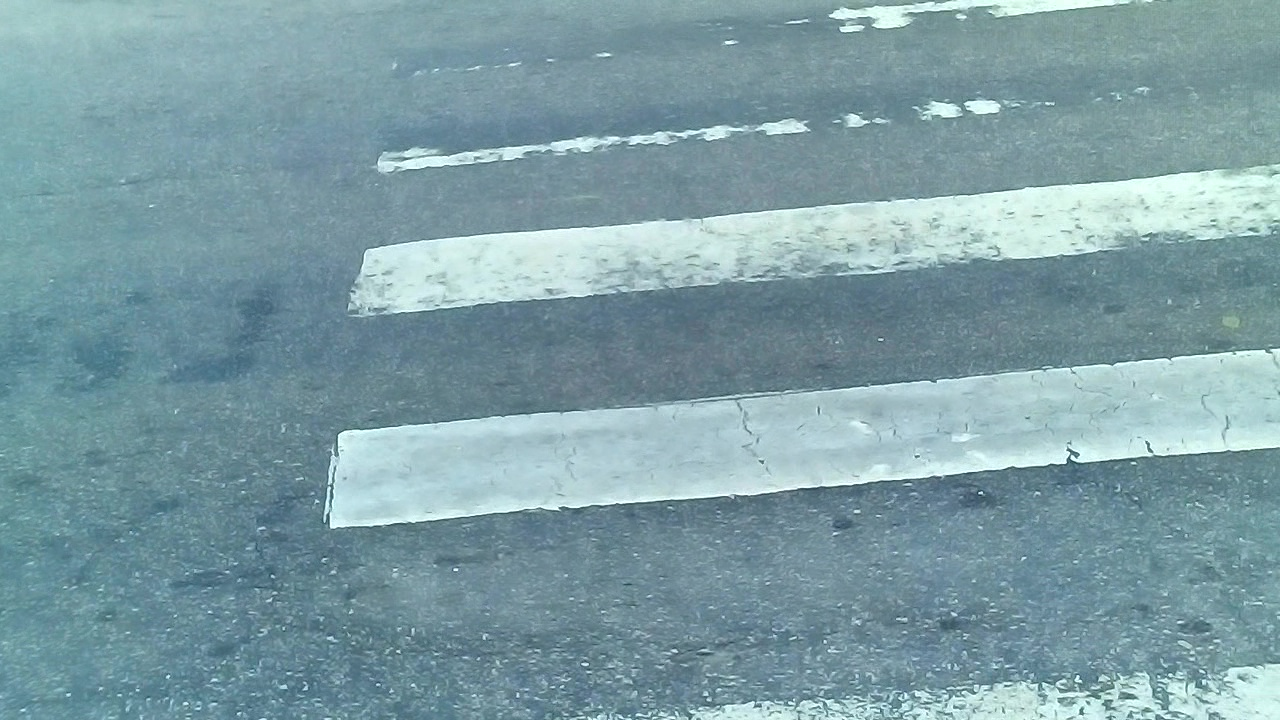
#> input picture dataset/samples/c1_p1_1.jpg, 1280 x 720 px
$ python -i image_processing.py   (imports and definitions only)
#> lines starting #> are read from the running program, lines starting #| are printed output that depends on the picture; after the words box and inside, x2 and y2 are one past the last pixel; in counts of white or black regions, pixels touching at a corner belong together
#> further down, picture is the input picture: shape (720, 1280, 3); mean B, G, R 165.3, 157.9, 125.8
"""
Digital Image Processing Module for BlindSpot
Implements classical computer vision techniques:
- Color space conversion (Grayscale)
- Gaussian smoothing and noise reduction
- Adaptive & Otsu thresholding
- Canny edge detection
- Morphological transformations (Opening, Closing, Directional kernels)
- Contour analysis & Stripe periodicity verification (Zebra patterns)
- Region of Interest (ROI) perspective filtering
- Approximate walkable road corridor visualization
"""

import cv2
import numpy as np
from typing import Dict, Tuple, List, Optional

# [5 lines left out: function preprocess_image, not called in this run]

def extract_road_roi(image_bgr: np.ndarray) -> Tuple[np.ndarray, np.ndarray]:
    """
    Extract trapezoidal Region of Interest (ROI) corresponding to the street surface ahead.
    Visually impaired pedestrians primarily navigate the lower-to-middle half of the visual field.
    """
    h, w = image_bgr.shape[:2]
    mask = np.zeros((h, w), dtype=np.uint8)

    # Trapezoid coordinates representing forward street perspective
    roi_corners = np.array([[
        (int(w * 0.10), h),
        (int(w * 0.35), int(h * 0.45)),
        (int(w * 0.65), int(h * 0.45)),
        (int(w * 0.90), h)
    ]], dtype=np.int32)

    cv2.fillPoly(mask, roi_corners, 255)
    roi_bgr = cv2.bitwise_and(image_bgr, image_bgr, mask=mask)
    return roi_bgr, mask

def run_image_processing_pipeline(image_bgr: np.ndarray) -> Dict[str, np.ndarray]:
    """
    Runs the complete multi-stage DIP pipeline and returns intermediate visual representations.
    Useful for educational demonstrations and pipeline verification in the course project.
    """
    h, w = image_bgr.shape[:2]

    # 1. Grayscale Conversion
    gray = cv2.cvtColor(image_bgr, cv2.COLOR_BGR2GRAY)

    # 2. Gaussian Blur (noise reduction while preserving stripe edges)
    blurred = cv2.GaussianBlur(gray, (5, 5), 1.4)

    # 3. Otsu's Thresholding (bimodal contrast between white stripes and dark asphalt)
    _, otsu_thresh = cv2.threshold(blurred, 0, 255, cv2.THRESH_BINARY + cv2.THRESH_OTSU)
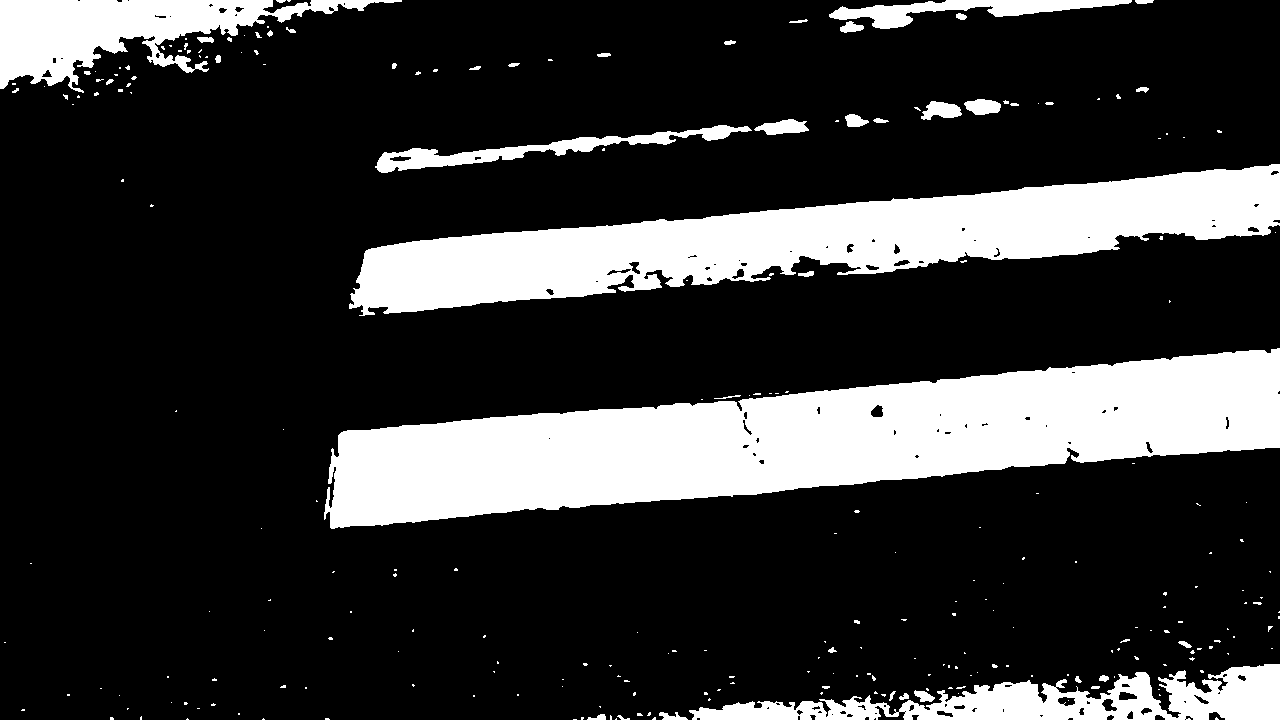
#> otsu_thresh: shape (720, 1280); 21% white; 254 white regions (206 under 20 px), largest, box (x1, y1, x2, y2) and area: (324, 348, 1280, 529) 90622, (349, 164, 1280, 316) 60134, (0, 0, 402, 93) 15168

    # 4. Adaptive Thresholding (robust against uneven shadows and street lighting)
    adaptive_thresh = cv2.adaptiveThreshold(
        blurred, 255, cv2.ADAPTIVE_THRESH_GAUSSIAN_C, cv2.THRESH_BINARY, 15, 3
    )
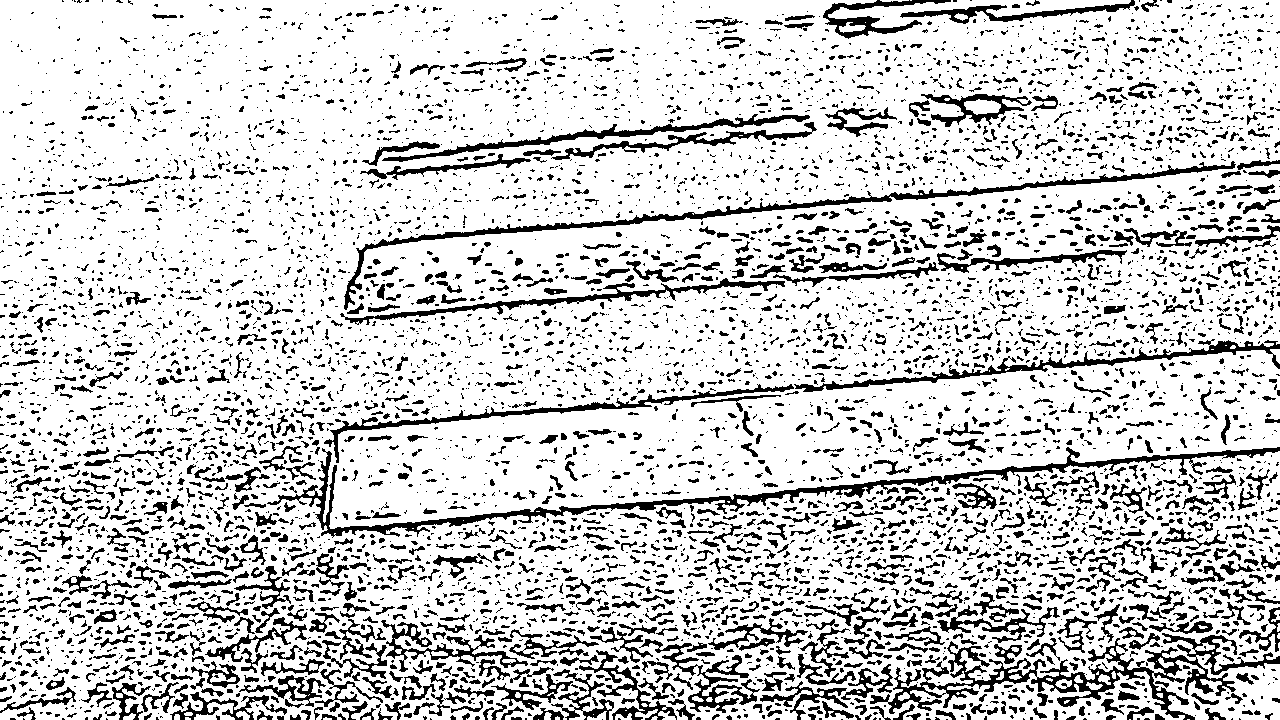
#> adaptive_thresh: shape (720, 1280); 81% white; 6810 black regions (5119 under 20 px), largest, box (x1, y1, x2, y2) and area: (870, 633, 1280, 720) 7330, (267, 447, 1280, 538) 6828, (344, 161, 1236, 310) 4768

    # 5. Canny Edge Detection (hysteresis thresholds)
    canny_edges = cv2.Canny(blurred, 50, 150)
#> canny_edges: shape (720, 1280); 2% white in thin lines or dots

    # 6. Morphological Operations
    # Rectangular kernel tailored to horizontal/perspective pedestrian crosswalk stripes
    kernel_horiz = cv2.getStructuringElement(cv2.MORPH_RECT, (9, 3))
    kernel_close = cv2.getStructuringElement(cv2.MORPH_RECT, (5, 5))

    # Morphological Close: bridge small gaps in stripes caused by asphalt wear
    morph_close = cv2.morphologyEx(otsu_thresh, cv2.MORPH_CLOSE, kernel_close)
#> morph_close: shape (720, 1280); 21.5% white; 188 white regions (152 under 20 px), largest, box (x1, y1, x2, y2) and area: (324, 348, 1280, 529) 91472, (349, 164, 1280, 316) 61320, (659, 664, 1280, 720) 17184
    # Morphological Open: remove salt-and-pepper noise and speckles
    morph_clean = cv2.morphologyEx(morph_close, cv2.MORPH_OPEN, kernel_horiz)
#> morph_clean: shape (720, 1280); 21.2% white; 22 white regions, largest, box (x1, y1, x2, y2) and area: (324, 349, 1280, 528) 91389, (349, 164, 1280, 315) 61093, (690, 664, 1280, 720) 16626

    # 7. ROI Masking on edges and morphological output
    _, roi_mask = extract_road_roi(image_bgr)
    canny_roi = cv2.bitwise_and(canny_edges, canny_edges, mask=roi_mask)
#> canny_roi: shape (720, 1280); 0.93% white in thin lines or dots, all inside (x1, y1, x2, y2) = (145, 385, 1151, 720)
    morph_roi = cv2.bitwise_and(morph_clean, morph_clean, mask=roi_mask)
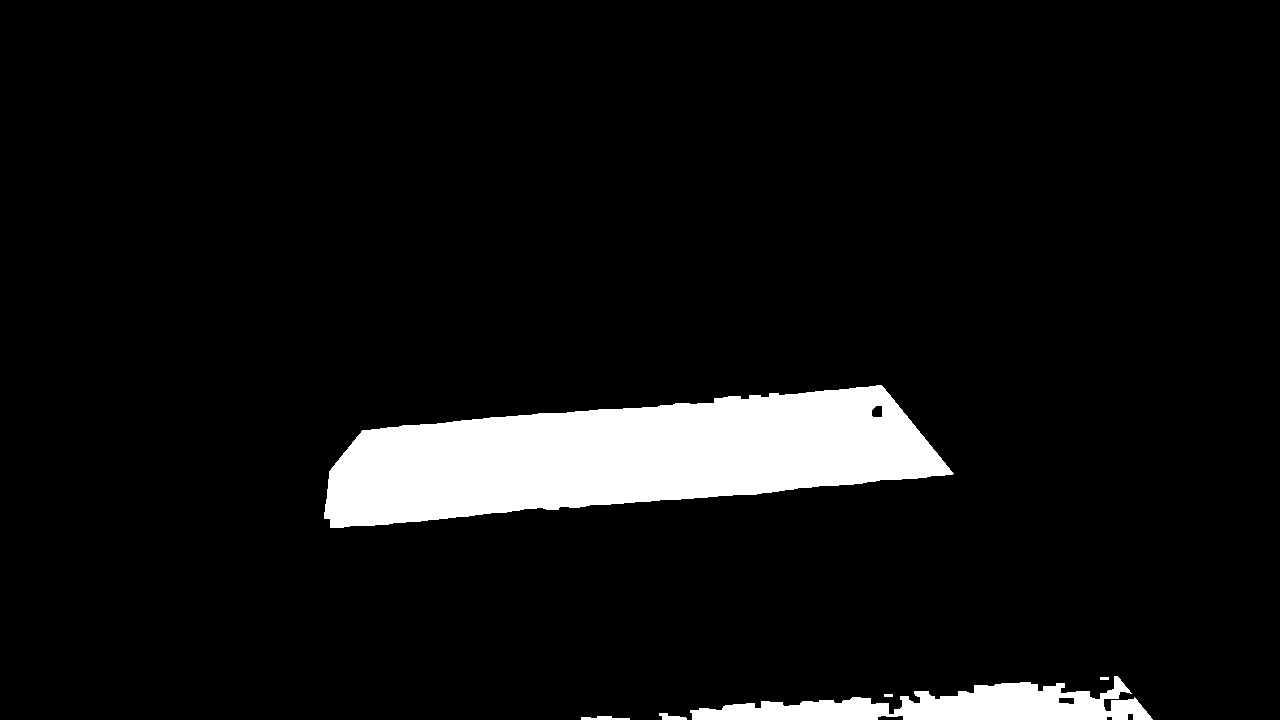
#> morph_roi: shape (720, 1280); 7.2% white; 6 white regions

    return {
        'original': image_bgr,
        'grayscale': gray,
        'blurred': blurred,
        'otsu_thresh': otsu_thresh,
        'adaptive_thresh': adaptive_thresh,
        'canny_edges': canny_edges,
        'canny_roi': canny_roi,
        'morph_clean': morph_clean,
        'morph_roi': morph_roi,
        'roi_mask': roi_mask
    }

def analyze_stripe_patterns(image_bgr: np.ndarray) -> Dict:
    """
    Classical Computer Vision Stripe Pattern Analysis:
    - Finds white rectangular stripe contours in the road region.
    - Measures bounding box aspect ratios, horizontal alignment, and periodicity.
    - Computes a heuristic stripe confidence score [0.0 - 1.0].
    """
    pipeline = run_image_processing_pipeline(image_bgr)
#> pipeline = 10 items
    morph_roi = pipeline['morph_roi']
    h, w = image_bgr.shape[:2]

    # Find contours from filtered binary ROI
    contours, _ = cv2.findContours(morph_roi, cv2.RETR_EXTERNAL, cv2.CHAIN_APPROX_SIMPLE)
#> contours = 6 contours, 2 with area under 20; largest, box (x1, y1, x2, y2) and area: (324, 385, 954, 528) 55422, (690, 676, 1153, 720) 9813, (659, 713, 687, 720) 87, (581, 716, 630, 720) 86

    candidate_stripes = []
    min_area = (h * w) * 0.0015  # min 0.15% of frame
    max_area = (h * w) * 0.12    # max 12% of frame

    annotated = image_bgr.copy()

    for cnt in contours:
        area = cv2.contourArea(cnt)
        if min_area < area < max_area:
            x, y, cw, ch = cv2.boundingRect(cnt)
            aspect_ratio = cw / float(ch + 1e-5)

            # Crosswalk stripes observed from perspective are generally wider than tall
            # or elongated rectangles in the bottom half of the image
            if 0.4 <= aspect_ratio <= 18.0 and y > int(h * 0.30):
                candidate_stripes.append({
                    'bbox': (x, y, cw, ch),
                    'area': area,
                    'center': (x + cw // 2, y + ch // 2),
                    'aspect_ratio': aspect_ratio
                })
                # Highlight candidate stripe
                cv2.rectangle(annotated, (x, y), (x + cw, y + ch), (0, 255, 255), 2)
#> this loop made 6 passes
#> (area, x, y, cw, ch, aspect_ratio) on passes 5 to 6: (9813, 690, 676, 463, 44, 10.52), (55421.5, 324, 385, 630, 143, 4.41)
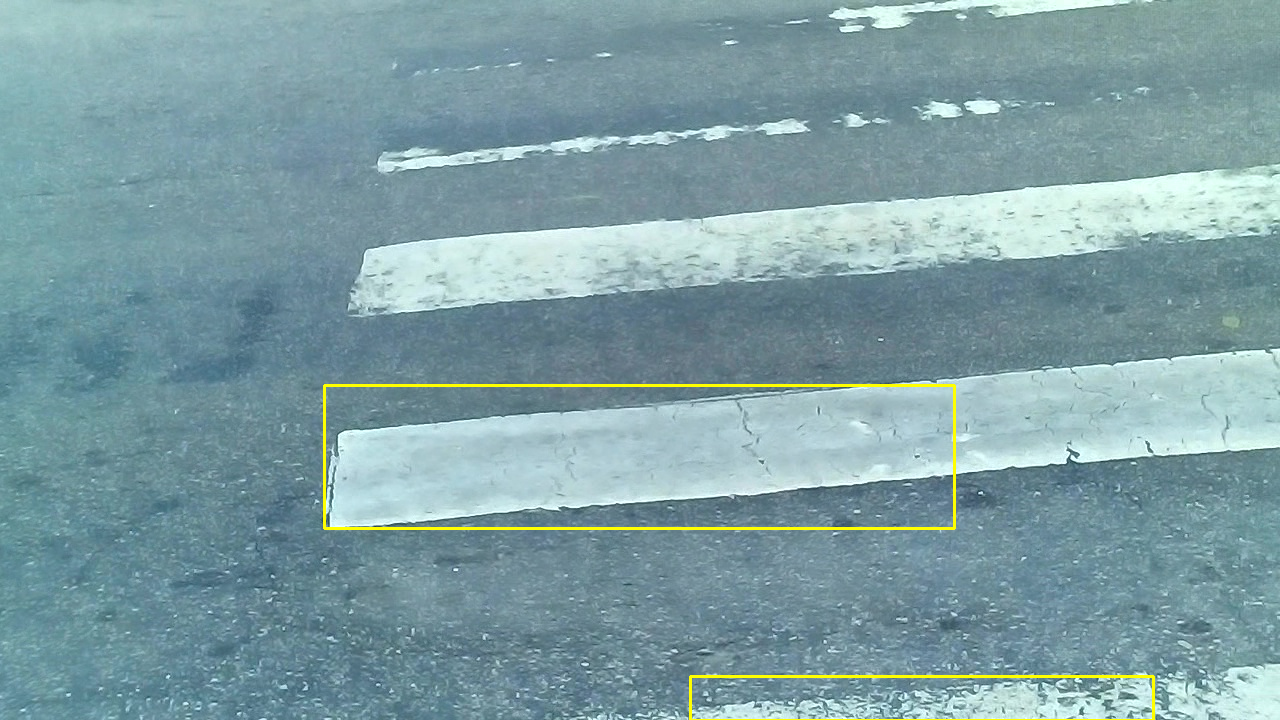
#> annotated: shape (720, 1280, 3); 0.73% of pixels changed, all inside (x1, y1, x2, y2) = (323, 384, 1155, 720)
#> after the loop, candidate_stripes = 2 items

    # Compute pattern regularity:
    # A true zebra crossing typically contains >= 3 roughly aligned, periodically spaced stripes
    num_stripes = len(candidate_stripes)
#> num_stripes = 2
    has_periodic_stripes = False
    stripe_confidence = 0.0

    if num_stripes >= 3:
        # Sort stripes by vertical Y coordinate
        candidate_stripes.sort(key=lambda s: s['center'][1])
        y_centers = [s['center'][1] for s in candidate_stripes]
        diffs = np.diff(y_centers)

        # Check standard deviation of distances between stripes
        if len(diffs) > 1 and np.mean(diffs) > 8:
            cv_diff = np.std(diffs) / (np.mean(diffs) + 1e-5)
            if cv_diff < 0.85:  # regular spacing
                has_periodic_stripes = True
                stripe_confidence = min(1.0, 0.40 + 0.12 * num_stripes)
            else:
                stripe_confidence = min(0.65, 0.25 + 0.08 * num_stripes)
        else:
            stripe_confidence = min(0.50, 0.20 + 0.05 * num_stripes)
    elif num_stripes in [1, 2]:
        stripe_confidence = 0.20 * num_stripes
#> stripe_confidence = 0.4

    return {
        'candidate_stripes_count': num_stripes,
        'has_periodic_stripes': has_periodic_stripes,
        'stripe_confidence': round(float(stripe_confidence), 3),
        'annotated_stripes': annotated,
        'pipeline_stages': pipeline
    }

# [39 lines left out: function generate_walkable_path_awareness, not called in this run]

>>> import cv2
>>> picture = cv2.imread('../dataset/samples/c1_p1_1.jpg')
>>> result = analyze_stripe_patterns(picture)
#> result = 5 items
